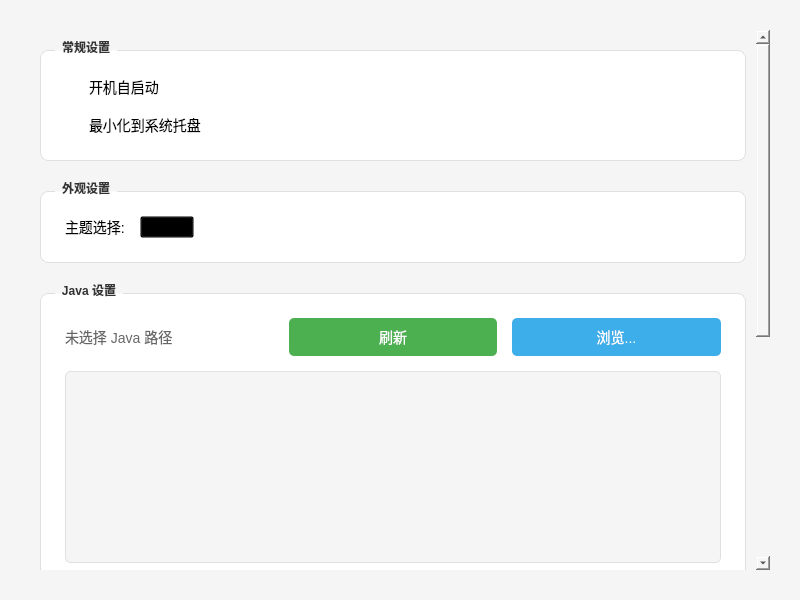
<?xml version="1.0" encoding="UTF-8"?>
<ui version="4.0">
 <class>SettingsPage</class>
 <widget class="QWidget" name="SettingsPage">
  <property name="geometry">
   <rect>
    <x>0</x>
    <y>0</y>
    <width>800</width>
    <height>600</height>
   </rect>
  </property>
  <property name="windowTitle">
   <string>Form</string>
  </property>
  <property name="styleSheet">
   <string notr="true">background-color: #f5f5f5;</string>
  </property>
  <layout class="QVBoxLayout" name="mainLayout">
   <property name="spacing">
    <number>20</number>
   </property>
   <property name="leftMargin">
    <number>30</number>
   </property>
   <property name="topMargin">
    <number>30</number>
   </property>
   <property name="rightMargin">
    <number>30</number>
   </property>
   <property name="bottomMargin">
    <number>30</number>
   </property>
   <item>
    <widget class="QScrollArea" name="scrollArea">
     <property name="styleSheet">
      <string notr="true">background-color: transparent;</string>
     </property>
     <property name="frameShape">
      <enum>QFrame::Shape::NoFrame</enum>
     </property>
     <property name="widgetResizable">
      <bool>true</bool>
     </property>
     <widget class="QWidget" name="scrollContent">
      <property name="geometry">
       <rect>
        <x>0</x>
        <y>-370</y>
        <width>723</width>
        <height>910</height>
       </rect>
      </property>
      <layout class="QVBoxLayout" name="scrollLayout">
       <property name="spacing">
        <number>20</number>
       </property>
       <property name="leftMargin">
        <number>10</number>
       </property>
       <property name="topMargin">
        <number>10</number>
       </property>
       <property name="rightMargin">
        <number>10</number>
       </property>
       <property name="bottomMargin">
        <number>10</number>
       </property>
       <item>
        <widget class="QGroupBox" name="generalGroup">
         <property name="styleSheet">
          <string notr="true">QGroupBox {
background-color: #ffffff;
border: 1px solid #e0e0e0;
border-radius: 8px;
margin-top: 10px;
padding: 15px;
font-weight: bold;
}
QGroupBox::title {
subcontrol-origin: margin;
left: 15px;
padding: 0 5px;
color: #333333;
}</string>
         </property>
         <property name="title">
          <string>常规设置</string>
         </property>
         <layout class="QVBoxLayout" name="generalLayout">
          <property name="spacing">
           <number>15</number>
          </property>
          <item>
           <widget class="QCheckBox" name="autoStartCheckBox">
            <property name="styleSheet">
             <string notr="true">QCheckBox { spacing: 10px; font-size: 14px; }</string>
            </property>
            <property name="text">
             <string>开机自启动</string>
            </property>
           </widget>
          </item>
          <item>
           <widget class="QCheckBox" name="minimizeToTrayCheckBox">
            <property name="styleSheet">
             <string notr="true">QCheckBox { spacing: 10px; font-size: 14px; }</string>
            </property>
            <property name="text">
             <string>最小化到系统托盘</string>
            </property>
           </widget>
          </item>
         </layout>
        </widget>
       </item>
       <item>
        <widget class="QGroupBox" name="appearanceGroup">
         <property name="styleSheet">
          <string notr="true">QGroupBox {
background-color: #ffffff;
border: 1px solid #e0e0e0;
border-radius: 8px;
margin-top: 10px;
padding: 15px;
font-weight: bold;
}
QGroupBox::title {
subcontrol-origin: margin;
left: 15px;
padding: 0 5px;
color: #333333;
}</string>
         </property>
         <property name="title">
          <string>外观设置</string>
         </property>
         <layout class="QVBoxLayout" name="appearanceLayout">
          <property name="spacing">
           <number>15</number>
          </property>
          <item>
           <layout class="QHBoxLayout" name="themeLayout">
            <item>
             <widget class="QLabel" name="themeLabel">
              <property name="styleSheet">
               <string notr="true">font-size: 14px;</string>
              </property>
              <property name="text">
               <string>主题选择:</string>
              </property>
             </widget>
            </item>
            <item>
             <widget class="QComboBox" name="themeComboBox">
              <property name="fixedWidth" stdset="0">
               <number>150</number>
              </property>
              <item>
               <property name="text">
                <string>浅色</string>
               </property>
              </item>
              <item>
               <property name="text">
                <string>深色</string>
               </property>
              </item>
             </widget>
            </item>
            <item>
             <spacer name="themeSpacer">
              <property name="orientation">
               <enum>Qt::Orientation::Horizontal</enum>
              </property>
              <property name="sizeHint" stdset="0">
               <size>
                <width>40</width>
                <height>20</height>
               </size>
              </property>
             </spacer>
            </item>
           </layout>
          </item>
         </layout>
        </widget>
       </item>
       <item>
        <widget class="QGroupBox" name="javaGroup">
         <property name="styleSheet">
          <string notr="true">QGroupBox {
background-color: #ffffff;
border: 1px solid #e0e0e0;
border-radius: 8px;
margin-top: 10px;
padding: 15px;
font-weight: bold;
font-family: 'Source Han Sans CN', '思源黑体', 'Microsoft YaHei', sans-serif;
}
QGroupBox::title {
subcontrol-origin: margin;
left: 15px;
padding: 0 5px;
color: #333333;
}</string>
         </property>
         <property name="title">
          <string>Java 设置</string>
         </property>
         <layout class="QVBoxLayout" name="javaLayout">
          <property name="spacing">
           <number>15</number>
          </property>
          <item>
           <layout class="QHBoxLayout" name="javaPathLayout">
            <item>
             <widget class="QLabel" name="javaPathLabel">
              <property name="styleSheet">
               <string notr="true">font-size: 14px; color: #666666; font-family: 'Source Han Sans CN', '思源黑体', 'Microsoft YaHei', sans-serif;</string>
              </property>
              <property name="text">
               <string>未选择 Java 路径</string>
              </property>
              <property name="wordWrap">
               <bool>true</bool>
              </property>
             </widget>
            </item>
            <item>
             <widget class="QPushButton" name="refreshJavaButton">
              <property name="styleSheet">
               <string notr="true">QPushButton {
background-color: #4caf50;
color: white;
border: none;
border-radius: 5px;
padding: 8px 15px;
font-size: 14px;
font-family: 'Source Han Sans CN', '思源黑体', 'Microsoft YaHei', sans-serif;
}
QPushButton:hover {
background-color: #45a049;
}</string>
              </property>
              <property name="text">
               <string>刷新</string>
              </property>
              <property name="fixedWidth" stdset="0">
               <number>80</number>
              </property>
             </widget>
            </item>
            <item>
             <widget class="QPushButton" name="javaPathButton">
              <property name="styleSheet">
               <string notr="true">QPushButton {
background-color: #3daee9;
color: white;
border: none;
border-radius: 5px;
padding: 8px 15px;
font-size: 14px;
font-family: 'Source Han Sans CN', '思源黑体', 'Microsoft YaHei', sans-serif;
}
QPushButton:hover {
background-color: #2d9ddb;
}</string>
              </property>
              <property name="text">
               <string>浏览...</string>
              </property>
              <property name="fixedWidth" stdset="0">
               <number>100</number>
              </property>
             </widget>
            </item>
           </layout>
          </item>
          <item>
           <widget class="QListWidget" name="javaPathListWidget">
            <property name="styleSheet">
             <string notr="true">QListWidget {
background-color: #f5f5f5;
border: 1px solid #e0e0e0;
border-radius: 5px;
padding: 5px;
font-family: 'Source Han Sans CN', '思源黑体', 'Microsoft YaHei', sans-serif;
font-size: 13px;
}
QListWidget::item {
padding: 10px 8px;
border-bottom: 1px solid #e0e0e0;
color: #666666;
}
QListWidget::item:selected {
background-color: #e3f2fd;
color: #1976d2;
}
QListWidget::item:hover {
background-color: #e8eaf6;
}</string>
            </property>
           </widget>
          </item>
         </layout>
        </widget>
       </item>
       <item>
        <widget class="QGroupBox" name="memoryGroup">
         <property name="styleSheet">
          <string notr="true">QGroupBox {
background-color: #ffffff;
border: 1px solid #e0e0e0;
border-radius: 8px;
margin-top: 10px;
padding: 15px;
font-weight: bold;
font-family: 'Source Han Sans CN', '思源黑体', 'Microsoft YaHei', sans-serif;
}
QGroupBox::title {
subcontrol-origin: margin;
left: 15px;
padding: 0 5px;
color: #333333;
}</string>
         </property>
         <property name="title">
          <string>内存分配</string>
         </property>
         <layout class="QVBoxLayout" name="memoryLayout">
          <property name="spacing">
           <number>15</number>
          </property>
          <item>
           <layout class="QHBoxLayout" name="memoryInputLayout">
            <item>
             <widget class="QLabel" name="memoryMinLabel">
              <property name="styleSheet">
               <string notr="true">font-size: 12px; color: #999999; font-family: 'Source Han Sans CN', '思源黑体', 'Microsoft YaHei', sans-serif;</string>
              </property>
              <property name="text">
               <string>1GB</string>
              </property>
             </widget>
            </item>
            <item>
             <widget class="QSlider" name="memorySlider">
              <property name="minimum">
               <number>1024</number>
              </property>
              <property name="maximum">
               <number>16384</number>
              </property>
              <property name="singleStep">
               <number>256</number>
              </property>
              <property name="pageStep">
               <number>512</number>
              </property>
              <property name="value">
               <number>4096</number>
              </property>
              <property name="orientation">
               <enum>Qt::Orientation::Horizontal</enum>
              </property>
             </widget>
            </item>
            <item>
             <widget class="QLabel" name="memoryMaxLabel">
              <property name="styleSheet">
               <string notr="true">font-size: 12px; color: #999999; font-family: 'Source Han Sans CN', '思源黑体', 'Microsoft YaHei', sans-serif;</string>
              </property>
              <property name="text">
               <string>16GB</string>
              </property>
             </widget>
            </item>
            <item>
             <widget class="QSpinBox" name="memorySpinBox">
              <property name="suffix">
               <string> MB</string>
              </property>
              <property name="minimum">
               <number>1024</number>
              </property>
              <property name="maximum">
               <number>16384</number>
              </property>
              <property name="value">
               <number>4096</number>
              </property>
              <property name="fixedWidth" stdset="0">
               <number>120</number>
              </property>
             </widget>
            </item>
           </layout>
          </item>
         </layout>
        </widget>
       </item>
       <item>
        <widget class="QGroupBox" name="aboutGroup">
         <property name="styleSheet">
          <string notr="true">QGroupBox {
background-color: #ffffff;
border: 1px solid #e0e0e0;
border-radius: 8px;
margin-top: 10px;
padding: 15px;
font-weight: bold;
font-family: 'Source Han Sans CN', '思源黑体', 'Microsoft YaHei', sans-serif;
}
QGroupBox::title {
subcontrol-origin: margin;
left: 15px;
padding: 0 5px;
color: #333333;
}</string>
         </property>
         <property name="title">
          <string>关于</string>
         </property>
         <layout class="QVBoxLayout" name="aboutLayout">
          <property name="spacing">
           <number>10</number>
          </property>
          <item>
           <widget class="QLabel" name="versionLabel">
            <property name="styleSheet">
             <string notr="true">font-size: 16px; font-weight: bold; color: #333333; font-family: 'Source Han Sans CN', '思源黑体', 'Microsoft YaHei', sans-serif;</string>
            </property>
            <property name="text">
             <string>版本 v26.1 - Snapshot 411</string>
            </property>
           </widget>
          </item>
          <item>
           <widget class="QLabel" name="buildLabel">
            <property name="styleSheet">
             <string notr="true">font-size: 14px; color: #666666; font-family: 'Source Han Sans CN', '思源黑体', 'Microsoft YaHei', sans-serif;</string>
            </property>
            <property name="text">
             <string>内部构建版本 v260411b1</string>
            </property>
           </widget>
          </item>
          <item>
           <widget class="QLabel" name="developerLabel">
            <property name="styleSheet">
             <string notr="true">font-size: 14px; color: #666666; font-family: 'Source Han Sans CN', '思源黑体', 'Microsoft YaHei', sans-serif;</string>
            </property>
            <property name="text">
             <string>© 2025-2026 晏阳技术组 , 使用 GPLv3 协议开源</string>
            </property>
           </widget>
          </item>
         </layout>
        </widget>
       </item>
       <item>
        <spacer name="verticalSpacer">
         <property name="orientation">
          <enum>Qt::Orientation::Vertical</enum>
         </property>
         <property name="sizeHint" stdset="0">
          <size>
           <width>20</width>
           <height>40</height>
          </size>
         </property>
        </spacer>
       </item>
       <item>
        <widget class="QPushButton" name="saveButton">
         <property name="minimumSize">
          <size>
           <width>0</width>
           <height>45</height>
          </size>
         </property>
         <property name="styleSheet">
          <string notr="true">QPushButton {
background-color: #3daee9;
color: white;
border: none;
border-radius: 8px;
padding: 10px 20px;
font-size: 16px;
font-weight: bold;
font-family: 'Source Han Sans CN', '思源黑体', 'Microsoft YaHei', sans-serif;
}
QPushButton:hover {
background-color: #2d9ddb;
}</string>
         </property>
         <property name="text">
          <string>保存设置</string>
         </property>
        </widget>
       </item>
      </layout>
     </widget>
    </widget>
   </item>
  </layout>
 </widget>
 <resources/>
 <connections/>
</ui>
